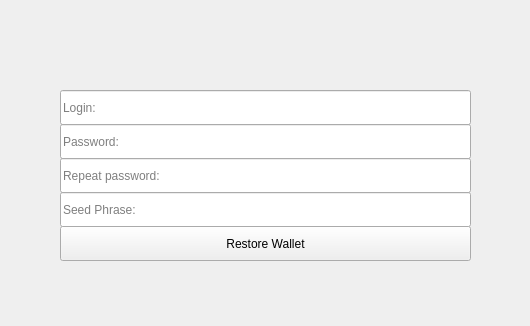
<?xml version="1.0" encoding="UTF-8"?>
<ui version="4.0">
 <class>restore_window</class>
 <widget class="QWidget" name="restore_window">
  <property name="geometry">
   <rect>
    <x>0</x>
    <y>0</y>
    <width>530</width>
    <height>326</height>
   </rect>
  </property>
  <property name="windowTitle">
   <string>Restore Wallet</string>
  </property>
  <widget class="QLabel" name="logo_label">
   <property name="geometry">
    <rect>
     <x>220</x>
     <y>7</y>
     <width>100</width>
     <height>80</height>
    </rect>
   </property>
   <property name="text">
    <string/>
   </property>
   <property name="pixmap">
    <pixmap>resources/TrustedWallet_logo.png</pixmap>
   </property>
  </widget>
  <widget class="QWidget" name="layoutWidget">
   <property name="geometry">
    <rect>
     <x>60</x>
     <y>90</y>
     <width>411</width>
     <height>204</height>
    </rect>
   </property>
   <layout class="QVBoxLayout" name="verticalLayout">
    <property name="spacing">
     <number>0</number>
    </property>
    <item>
     <widget class="QLineEdit" name="login_restore_input">
      <property name="sizePolicy">
       <sizepolicy hsizetype="Expanding" vsizetype="Fixed">
        <horstretch>0</horstretch>
        <verstretch>0</verstretch>
       </sizepolicy>
      </property>
      <property name="minimumSize">
       <size>
        <width>0</width>
        <height>35</height>
       </size>
      </property>
      <property name="inputMask">
       <string/>
      </property>
      <property name="text">
       <string/>
      </property>
      <property name="echoMode">
       <enum>QLineEdit::Normal</enum>
      </property>
      <property name="placeholderText">
       <string>Login:</string>
      </property>
     </widget>
    </item>
    <item>
     <widget class="QLineEdit" name="password_restore_input">
      <property name="sizePolicy">
       <sizepolicy hsizetype="Expanding" vsizetype="Fixed">
        <horstretch>0</horstretch>
        <verstretch>0</verstretch>
       </sizepolicy>
      </property>
      <property name="minimumSize">
       <size>
        <width>0</width>
        <height>35</height>
       </size>
      </property>
      <property name="inputMask">
       <string/>
      </property>
      <property name="text">
       <string/>
      </property>
      <property name="echoMode">
       <enum>QLineEdit::Password</enum>
      </property>
      <property name="placeholderText">
       <string>Password:</string>
      </property>
     </widget>
    </item>
    <item>
     <widget class="QLineEdit" name="password_restore_input_2">
      <property name="sizePolicy">
       <sizepolicy hsizetype="Expanding" vsizetype="Fixed">
        <horstretch>0</horstretch>
        <verstretch>0</verstretch>
       </sizepolicy>
      </property>
      <property name="minimumSize">
       <size>
        <width>0</width>
        <height>35</height>
       </size>
      </property>
      <property name="inputMask">
       <string/>
      </property>
      <property name="text">
       <string/>
      </property>
      <property name="echoMode">
       <enum>QLineEdit::Password</enum>
      </property>
      <property name="placeholderText">
       <string>Repeat password:</string>
      </property>
     </widget>
    </item>
    <item>
     <widget class="QLineEdit" name="seed_phrase_input">
      <property name="sizePolicy">
       <sizepolicy hsizetype="Expanding" vsizetype="Fixed">
        <horstretch>0</horstretch>
        <verstretch>0</verstretch>
       </sizepolicy>
      </property>
      <property name="minimumSize">
       <size>
        <width>0</width>
        <height>35</height>
       </size>
      </property>
      <property name="inputMask">
       <string/>
      </property>
      <property name="text">
       <string/>
      </property>
      <property name="echoMode">
       <enum>QLineEdit::Normal</enum>
      </property>
      <property name="placeholderText">
       <string>Seed Phrase:</string>
      </property>
     </widget>
    </item>
    <item>
     <widget class="QPushButton" name="restore_wallet_button">
      <property name="sizePolicy">
       <sizepolicy hsizetype="Minimum" vsizetype="Maximum">
        <horstretch>0</horstretch>
        <verstretch>0</verstretch>
       </sizepolicy>
      </property>
      <property name="minimumSize">
       <size>
        <width>100</width>
        <height>35</height>
       </size>
      </property>
      <property name="text">
       <string>Restore Wallet</string>
      </property>
     </widget>
    </item>
    <item>
     <spacer name="verticalSpacer">
      <property name="orientation">
       <enum>Qt::Vertical</enum>
      </property>
      <property name="sizeType">
       <enum>QSizePolicy::Fixed</enum>
      </property>
      <property name="sizeHint" stdset="0">
       <size>
        <width>20</width>
        <height>35</height>
       </size>
      </property>
     </spacer>
    </item>
   </layout>
  </widget>
 </widget>
 <resources/>
 <connections/>
</ui>
